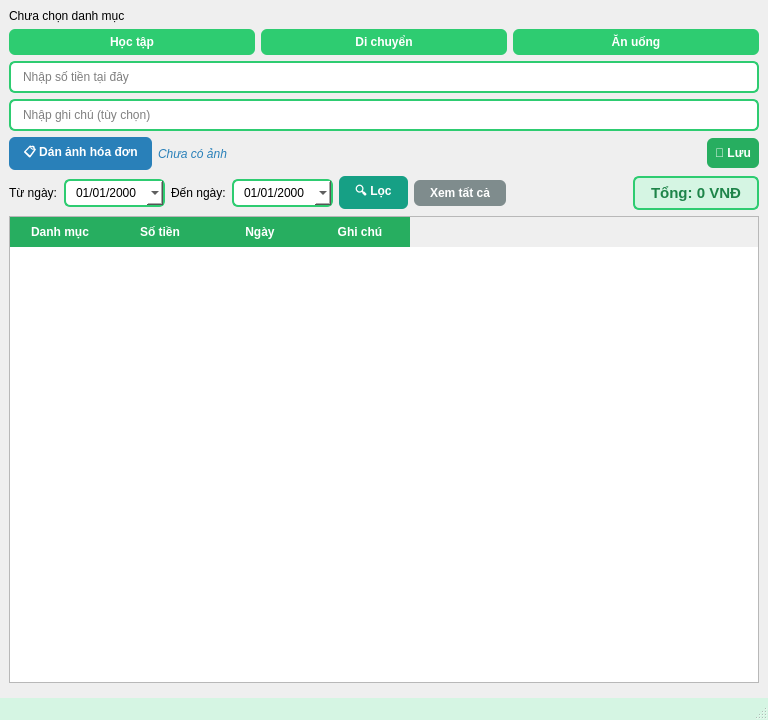
<?xml version="1.0" encoding="UTF-8"?>
<ui version="4.0">
 <class>MainWindow</class>
 <widget class="QMainWindow" name="MainWindow">
  <property name="geometry">
   <rect>
    <x>0</x>
    <y>0</y>
    <width>768</width>
    <height>720</height>
   </rect>
  </property>
  <property name="windowTitle">
   <string>Quản Lý Chi Tiêu</string>
  </property>
  <property name="styleSheet">
   <string notr="true">
QPushButton#btn_HocTap, QPushButton#btn_DiChuyen, QPushButton#btn_AnUong {
    background-color: #2ecc71; color: white; border: none;
    border-radius: 6px; padding: 6px 12px; font-weight: bold;
}
QPushButton#btn_HocTap:hover, QPushButton#btn_DiChuyen:hover, QPushButton#btn_AnUong:hover {
    background-color: #27ae60;
}
QPushButton#btn_Luu {
    background-color: #27ae60; color: white; border: none;
    border-radius: 6px; padding: 8px; font-weight: bold;
}
QPushButton#btn_Loc {
    background-color: #16a085; color: white; border: none;
    border-radius: 6px; padding: 6px 16px; font-weight: bold;
}
QPushButton#btn_Loc:hover { background-color: #1abc9c; }
QPushButton#btn_XemTat {
    background-color: #7f8c8d; color: white; border: none;
    border-radius: 6px; padding: 6px 16px; font-weight: bold;
}
QPushButton#btn_XemTat:hover { background-color: #95a5a6; }
QPushButton#btn_DanAnh {
    background-color: #2980b9; color: white; border: none;
    border-radius: 6px; padding: 6px 14px; font-weight: bold;
}
QPushButton#btn_DanAnh:hover { background-color: #3498db; }
QLineEdit#txt_SoTien, QLineEdit#txt_GhiChu {
    border: 2px solid #2ecc71; border-radius: 6px;
    padding: 6px 10px; background-color: #ffffff;
}
QDateEdit#date_BatDau, QDateEdit#date_KetThuc {
    border: 2px solid #2ecc71; border-radius: 6px;
    padding: 4px 8px; background-color: #ffffff;
}
QLabel#lbl_TongTien {
    color: #1e8449; font-size: 15px; font-weight: bold;
    background-color: #d5f5e3; border: 2px solid #2ecc71;
    border-radius: 6px; padding: 6px 12px;
}
QLabel#lbl_AnhHoaDon {
    color: #2980b9; font-style: italic;
}
QTableWidget#table_GiaoDich QHeaderView::section {
    background-color: #27ae60; color: white;
    font-weight: bold; padding: 6px; border: none;
}
QMenuBar { background-color: #1e8449; color: white; }
QStatusBar { background-color: #d5f5e3; color: #1e8449; }
   </string>
  </property>
  <widget class="QWidget" name="centralwidget">
   <layout class="QVBoxLayout" name="verticalLayout">
    <item>
     <widget class="QLabel" name="lbl_DanhMucHienTai">
      <property name="text">
       <string>Chưa chọn danh mục</string>
      </property>
     </widget>
    </item>
    <item>
     <layout class="QHBoxLayout" name="horizontalLayout_danhmuc">
      <item>
       <widget class="QPushButton" name="btn_HocTap">
        <property name="text">
         <string>Học tập</string>
        </property>
       </widget>
      </item>
      <item>
       <widget class="QPushButton" name="btn_DiChuyen">
        <property name="text">
         <string>Di chuyển</string>
        </property>
       </widget>
      </item>
      <item>
       <widget class="QPushButton" name="btn_AnUong">
        <property name="text">
         <string>Ăn uống</string>
        </property>
       </widget>
      </item>
     </layout>
    </item>
    <item>
     <widget class="QLineEdit" name="txt_SoTien">
      <property name="placeholderText">
       <string>Nhập số tiền tại đây</string>
      </property>
     </widget>
    </item>
    <item>
     <widget class="QLineEdit" name="txt_GhiChu">
      <property name="placeholderText">
       <string>Nhập ghi chú (tùy chọn)</string>
      </property>
     </widget>
    </item>
    <item>
     <layout class="QHBoxLayout" name="horizontalLayout_luu">
      <item>
       <widget class="QPushButton" name="btn_DanAnh">
        <property name="text">
         <string>📋 Dán ảnh hóa đơn</string>
        </property>
       </widget>
      </item>
      <item>
       <widget class="QLabel" name="lbl_AnhHoaDon">
        <property name="text">
         <string>Chưa có ảnh</string>
        </property>
       </widget>
      </item>
      <item>
       <spacer name="spacer_luu">
        <property name="orientation">
         <enum>Qt::Orientation::Horizontal</enum>
        </property>
        <property name="sizeHint" stdset="0">
         <size>
          <width>40</width>
          <height>0</height>
         </size>
        </property>
       </spacer>
      </item>
      <item>
       <widget class="QPushButton" name="btn_Luu">
        <property name="text">
         <string>💾 Lưu</string>
        </property>
       </widget>
      </item>
     </layout>
    </item>
    <item>
     <layout class="QHBoxLayout" name="horizontalLayout_loc">
      <item>
       <widget class="QLabel" name="lbl_TuNgay">
        <property name="text">
         <string>Từ ngày:</string>
        </property>
       </widget>
      </item>
      <item>
       <widget class="QDateEdit" name="date_BatDau">
        <property name="displayFormat">
         <string>dd/MM/yyyy</string>
        </property>
        <property name="calendarPopup">
         <bool>true</bool>
        </property>
       </widget>
      </item>
      <item>
       <widget class="QLabel" name="lbl_DenNgay">
        <property name="text">
         <string>Đến ngày:</string>
        </property>
       </widget>
      </item>
      <item>
       <widget class="QDateEdit" name="date_KetThuc">
        <property name="displayFormat">
         <string>dd/MM/yyyy</string>
        </property>
        <property name="calendarPopup">
         <bool>true</bool>
        </property>
       </widget>
      </item>
      <item>
       <widget class="QPushButton" name="btn_Loc">
        <property name="text">
         <string>🔍 Lọc</string>
        </property>
       </widget>
      </item>
      <item>
       <widget class="QPushButton" name="btn_XemTat">
        <property name="text">
         <string>Xem tất cả</string>
        </property>
       </widget>
      </item>
      <item>
       <spacer name="horizontalSpacer">
        <property name="orientation">
         <enum>Qt::Orientation::Horizontal</enum>
        </property>
        <property name="sizeHint" stdset="0">
         <size>
          <width>0</width>
          <height>0</height>
         </size>
        </property>
       </spacer>
      </item>
      <item>
       <widget class="QLabel" name="lbl_TongTien">
        <property name="text">
         <string>Tổng: 0 VNĐ</string>
        </property>
       </widget>
      </item>
     </layout>
    </item>
    <item>
     <widget class="QTableWidget" name="table_GiaoDich">
      <column>
       <property name="text">
        <string>Danh mục</string>
       </property>
      </column>
      <column>
       <property name="text">
        <string>Số tiền</string>
       </property>
      </column>
      <column>
       <property name="text">
        <string>Ngày</string>
       </property>
      </column>
      <column>
       <property name="text">
        <string>Ghi chú</string>
       </property>
      </column>
     </widget>
    </item>
    <item>
     <widget class="QFrame" name="chart_Container">
      <property name="frameShape">
       <enum>QFrame::Shape::StyledPanel</enum>
      </property>
      <property name="frameShadow">
       <enum>QFrame::Shadow::Raised</enum>
      </property>
     </widget>
    </item>
   </layout>
  </widget>
  <widget class="QMenuBar" name="menubar">
   <property name="geometry">
    <rect>
     <x>0</x>
     <y>0</y>
     <width>768</width>
     <height>25</height>
    </rect>
   </property>
  </widget>
  <widget class="QStatusBar" name="statusbar"/>
 </widget>
 <resources/>
 <connections/>
</ui>
